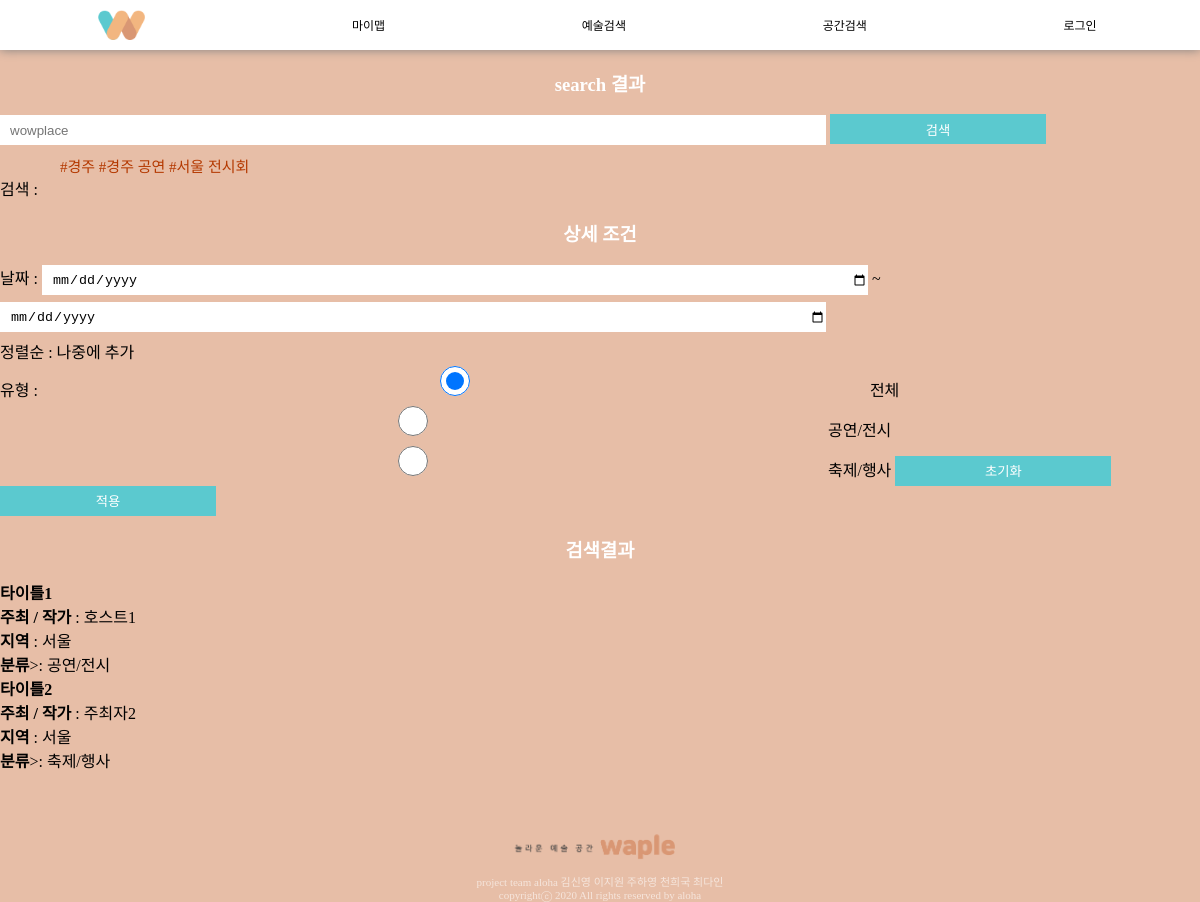
Screenshot of /subapp/search/ with the database file from the repository.
### subapp/models.py (models this page shows, shortened)
class ArtInfoDB(models.Model):
    title = models.CharField(max_length=30)
    host = models.CharField(max_length=30)
    region = models.CharField(max_length=10)
    category = models.CharField(max_length=10)
    start_date = models.DateField(null=True, auto_now=False, auto_now_add=False)
    end_date = models.DateField(null=True, auto_now=False, auto_now_add=False)

### subapp/views.py (the view)
# urls.py: path('search/', views.search, name='search'),
def search(request):
    context={}
    start = None
    end = None
    category = None
    contents = ArtInfoDB.objects.all()
    kw = request.GET.get('kw', '')
    context['kw'] = kw
    if kw !='': #키워드 입력이 들어왔을때
        contents = contents.filter(
            Q(title__contains=kw) | Q(host__contains=kw)|
            Q(region__contains=kw) | Q(category__contains=kw)
        ).distinct()
    else :
        pass
    category = request.GET.get('category', 'all')
    context['category'] = category
    if category == 'festival' :
        contents = contents.filter(category = '축제/행사')
    elif category == 'performance':
         contents = contents.filter(category = '공연/전시')
    else :
        pass
    context['contents'] = contents
    return render(request, 'subapp/search.html', context)

### subapp/templates/subapp/search.html (shortened to what this page needs)
{% extends 'base.html' %}
{% load static %}
{% block style %}
    <link rel="stylesheet" href="{% static 'subapp/search.css' %}" type="text/css">
{% endblock %}
{% block content %}
 <h3>search 결과</h3>
 <div>
    <form action="{% url 'subapp:search' %}" method="GET">
        <input type="text" placeholder="wowplace" name="kw" value="{{kw|default_if_none:''}}">
        <button type="submit" >검색</button> <br>
        <div id='tag'>
            <span>#경주</span>
            <span>#경주 공연</span>
            <span>#서울 전시회</span>
        </div>
    </form>
 </div>
 <div>
     검색 : {{kw}}
     <form action="" method="GET">
        <h3>상세 조건</h3>
        날짜 : <input type="date" name="start"> ~ <input type="date" name="end"> <br>
        정렬순 : 나중에 추가 <br>
        유형 :
        <input type="radio" name="category" value="all"id="all" {% if category == 'all' %}checked{% endif %} >
        <label for="all">전체</label>
        <input type="radio" name="category" value="performance"id="performance" {% if category ==  'performance'  %}checked{% endif %}>
        <label for="performance">공연/전시</label>
        <input type="radio" name="category" value="festival"id="festival" {% if category == 'festival'  %}checked{% endif %}>
        <label for="festival">축제/행사</label>
        <button type="reset">초기화</button>
        <button type="submit">적용</button>
    </form>
 </div>
 <div>
     <h3>검색결과</h3>
     {% for content in contents %}
    <div>
        <h4><a href="{% url 'subapp:detail' content.pk %}">{{content.title}}</a></h4>
        <b>주최 / 작가</b> : {{content.host}} <br>
        {% if content.region != N %} <b>지역</b> : {{content.region}}<br> {% endif %}
        <b>분류</b>>: {{content.category}}
    </div>
    {% endfor %}
 </div>
{% endblock %}

### static/base.css (style rules this page uses)
body { margin: 0px; background-color: rgb(231, 190, 167); font-family: 'SCDream'; }
a { height: 50px; }
a:link { color: black; text-decoration: none; }
h3 { text-align: center; color: white; }

### subapp/static/subapp/search.css (style rules this page uses)
h4 { margin: 0%; }
input { width: 68%; height: 30px; border: none; outline: none; margin-bottom: 7px; padding: 0; padding-left: 10px; }
button { width: 18%; height: 30px; background-color: rgb(91, 201, 207); color: white; border: none; }
#tag { margin-top: 3px; margin-left: 5%; font-size: 15px; color: rgb(180, 57, 0); }

### rows the page displays
ArtInfoDB: title "타이틀1", host "호스트1", region "서울", category "공연/전시"
ArtInfoDB: title "타이틀2", host "주최자2", region "서울", category "축제/행사"
